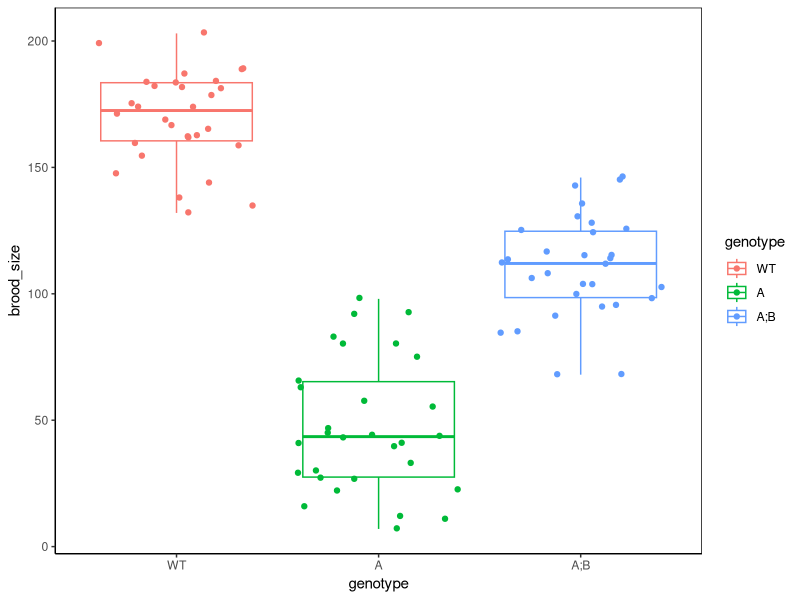
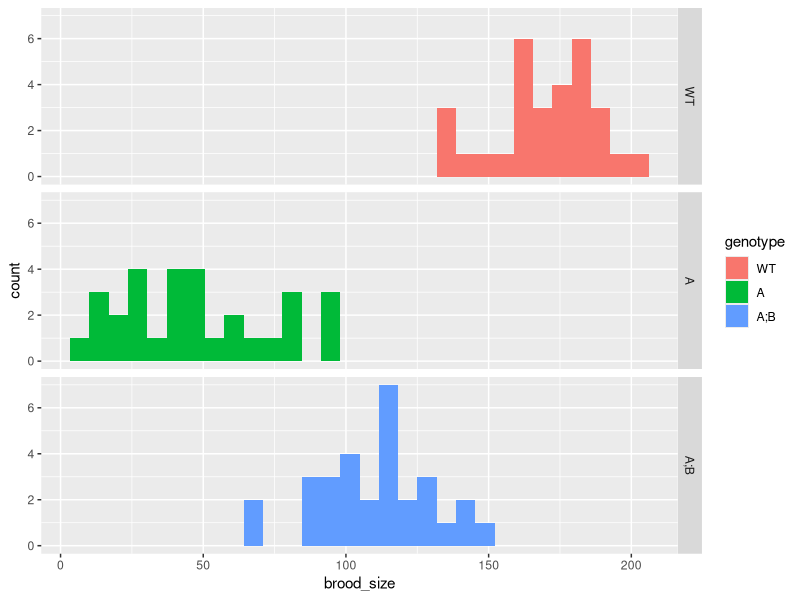
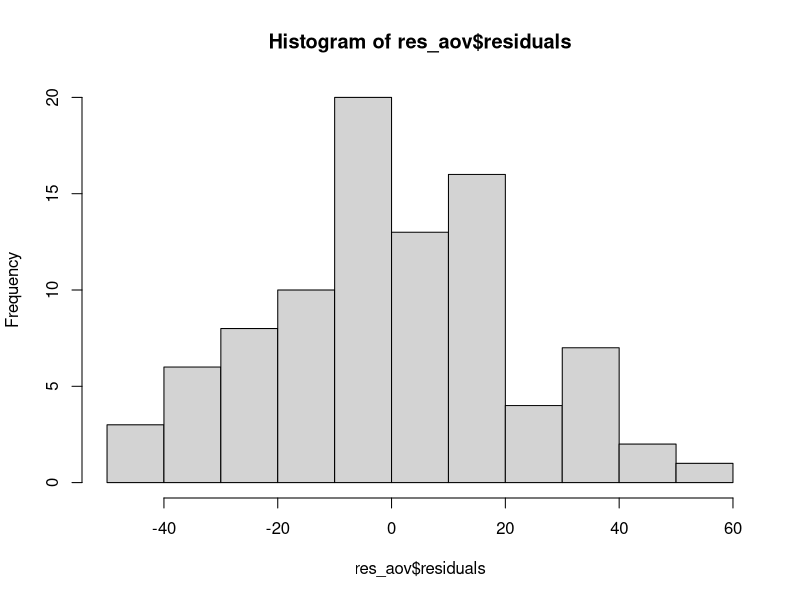
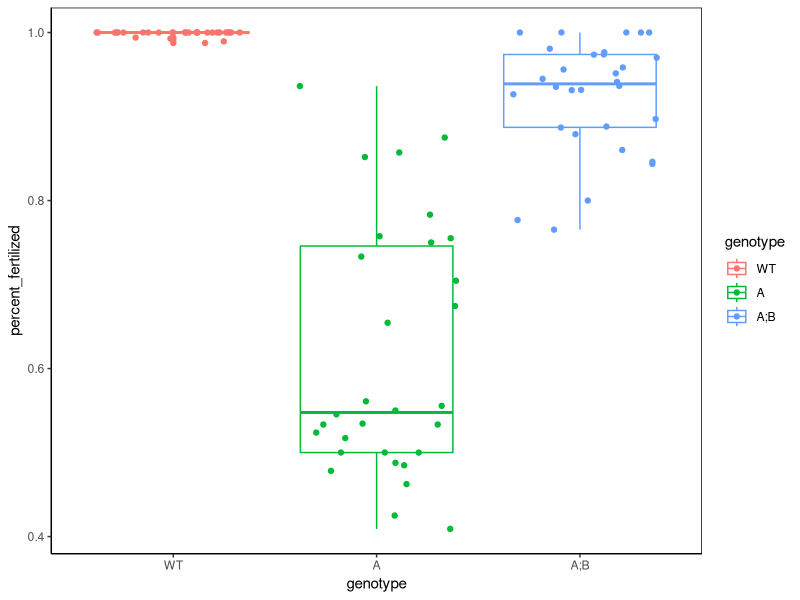
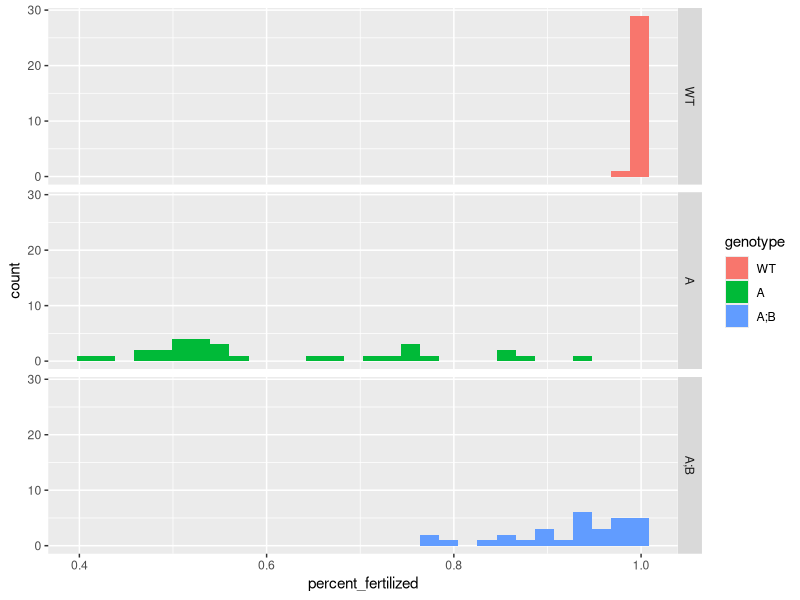

R code for these plots, in order:
## ---- chunk 1
knitr::opts_chunk$set(echo = TRUE)
library(ggplot2)
library(dplyr)
## ---- chunk 2
anova_data <- read.csv("Ce_mel28_Emb_Ste.csv")
anova_data$genotype = factor(anova_data$genotype, levels=c("WT", "A", "A;B"))

# anova_data <- read.csv("Ce_mel28_Emb_Ste.csv", stringsAsFactors = TRUE)
# relevel(anova_data$genotype,"WT")

str(anova_data)
head(anova_data)
## ---- chunk 3
ggplot(anova_data, aes(x= genotype, y= brood_size, color= genotype)) +
  geom_boxplot() +
  geom_jitter() +
  theme_classic() +
  theme(panel.border=element_rect(colour="black",fill=NA))
## ---- chunk 4
ggplot(anova_data, aes(x = brood_size, fill = genotype)) +
  geom_histogram() +
  # theme_classic() +
  # theme(panel.border=element_rect(colour="black",fill=NA)) + 
  facet_grid(genotype ~ .)
## ---- chunk 5
anova_WT = anova_data[anova_data$genotype == "WT","brood_size"]
anova_A  = anova_data[anova_data$genotype == "A","brood_size"]
anova_AB = anova_data[anova_data$genotype == "A;B","brood_size"]

shapiro.test(anova_WT)
shapiro.test(anova_A)
shapiro.test(anova_AB)
## ---- chunk 6
var.test(anova_WT, anova_A)
var.test(anova_WT, anova_AB)
var.test(anova_A, anova_AB)

bartlett.test(brood_size ~ genotype, anova_data)
## ---- chunk 7
## Base R methods =========================================================== ##
# SS_error
anova_WT_sum <- sum((anova_WT - mean(anova_WT))^2)
anova_A_sum  <- sum((anova_A  - mean(anova_A))^2)
anova_AB_sum <- sum((anova_AB - mean(anova_AB))^2)

SS_error <- anova_WT_sum + anova_A_sum + anova_AB_sum

## SS_group
mean_all = mean(anova_data$brood_size) # total mean for all data points

SS_group <- length(anova_WT) * (mean(anova_WT) - mean_all)^2 +
  length(anova_A) * (mean(anova_A) - mean_all)^2 +
  length(anova_AB) * (mean(anova_AB) - mean_all)^2 

## dplyr methods ============================================================ ##

# SS_error: first get individual values, then sum across them
#   (could do this in one step, but a bit less confusing this way)
SSE = anova_data %>% 
  group_by(genotype) %>%
  summarize(ss = (brood_size - mean(brood_size))^2)

SSE = SSE %>%
  group_by(genotype) %>% summarize(sum = sum(ss)) %>% 
  select(sum) %>% sum

## SS_group
mean_all = mean(anova_data$brood_size) # total mean for all data points

SSG = anova_data %>% 
  group_by(genotype) %>% 
  summarize(ss = length(brood_size)*(mean(brood_size) - mean_all)^2) %>% 
  select(ss) %>% sum
## ---- chunk 8
## general method to get df for any number of groups from long data ========= ##
# degrees of freedom for SS_error (30*3 - 3 = 87)
df_error = anova_data %>% 
  group_by(genotype) %>% 
  summarize(df = (length(brood_size) - 1)) %>% 
  select(df) %>% 
  sum %>% 
  unlist
df_error

# degrees of freedom for SS_groups (3 - 1 = 2)
df_group = anova_data %>% 
  select(genotype) %>% 
  unique %>% nrow - 1
df_group

# F-statistic
MS_error <- SS_error/df_error
MS_error
MS_group <- SS_group/df_group
MS_group

Fstat <- MS_group/MS_error
Fstat

# p-value using CDF for F-statistic
pf(Fstat, df_group, df_error, lower.tail = F )
## ---- chunk 9
# summary for lm of brood_size ~ genotype
anova_lm = lm(anova_data$brood_size ~ anova_data$genotype)
anova(anova_lm)
anova(anova_lm)$"Pr(>F)"
## ---- chunk 10
summary(anova_lm)
## ---- chunk 11
# aov for brood_size ~ genotype
aov(anova_data$brood_size ~ anova_data$genotype)
## ---- chunk 12
# tukey's honest significant difference test
TukeyHSD(aov(anova_data$brood_size ~ anova_data$genotype))
## ---- chunk 13
res_aov <- aov(brood_size ~ genotype, data = anova_data)
hist(res_aov$residuals)
shapiro.test(res_aov$residuals)
## ---- chunk 14
oneway.test(brood_size ~ genotype, data = anova_data, var.equal = FALSE)
oneway.test(brood_size ~ genotype, data = anova_data, var.equal = FALSE)$p.value
## ---- chunk 15
anova_data = anova_data %>% mutate(percent_fertilized = fertilized/brood_size)

ggplot(anova_data, aes(x= genotype, y= percent_fertilized, 
                       color= genotype)) +
  geom_boxplot() +
  geom_jitter() +
  theme_classic() +
  theme(panel.border=element_rect(colour="black",fill=NA))
## ---- chunk 16
anova_WT = anova_data[anova_data$genotype == "WT","percent_fertilized"]
anova_A  = anova_data[anova_data$genotype == "A","percent_fertilized"]
anova_AB = anova_data[anova_data$genotype == "A;B","percent_fertilized"]

shapiro.test(anova_WT)
shapiro.test(anova_A)
shapiro.test(anova_AB)

ggplot(anova_data, aes(x = percent_fertilized, fill = genotype)) +
  geom_histogram() +
  facet_grid(genotype ~ .)

## ---- chunk 17
kruskal.test(percent_fertilized ~ genotype, data = anova_data)
kruskal.test(percent_fertilized ~ genotype, data = anova_data)$p.value

pairwise.wilcox.test(anova_data$percent_fertilized, anova_data$genotype,
                     p.adjust.method = "BH")
## ---- chunk 18
# first, check the documentation
help(power.anova.test)

# compute the power
power.anova.test(groups=3, n=30, 
                 within.var=SS_error, 
                 between.var=SS_group, 
                 sig.level=0.05)


# between-group variance is the variance of the group means
between_var = anova_data %>%  group_by(genotype) %>% 
  summarize(group_mean = mean(brood_size)) %>% 
  select(group_mean) %>% unlist %>% var


# within-group variance is the mean of the variance of each group
within_var = anova_data %>%  group_by(genotype) %>% 
  summarize(group_var = var(brood_size)) %>% 
  select(group_var) %>% unlist %>% mean

between_var
within_var

# effect size = [ max(group mean) - min(group mean) ] / common std dev
group_means = anova_data %>% group_by(genotype) %>% 
  summarize(group_mean = mean(brood_size))

effect_size = ( max(group_means$group_mean) - min(group_means$group_mean) ) / sqrt(within_var)
effect_size

power.anova.test(groups=3, 
                 n=30,
                 between.var=between_var, 
                 within.var=within_var,
                 power = NULL,
                 sig.level=0.05)

power.anova.test(groups=3,
                 n=NULL,
                 between.var= between_var, 
                 within.var= within_var,
                 power = 0.95,
                 sig.level=0.05)

## ---- chunk 19
# compute the required sample size
power.anova.test(groups=3, 
                 n=NULL,
                 within.var=SS_error, 
                 between.var=SS_group,
                 power=0.95,
                 sig.level=0.05)
## ---- chunk 20
power.anova.test(groups=3, 
                 n=NULL,
                 within.var=SS_error, 
                 between.var=SS_group/10,
                 power=0.95,
                 sig.level=0.05)
